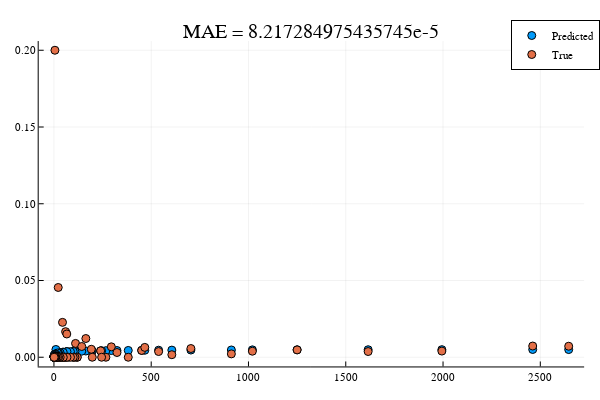

The code cell stored with this chart in its notebook:
### Code cell
getmae(y_pred,df[test,:y_buy],100,true)

### Figure 1 — Plotly figure (JSON) as saved in the notebook; plotly's stock layout.template omitted (floating-point values rounded to 4 significant figures)
{"data": [{"colorbar": {"title": ""}, "legendgroup": "Predicted", "marker": {"color": "rgba(0, 154, 250, 1.000)", "line": {"color": "rgba(0, 0, 0, 1.000)", "width": 1}, "size": 8, "symbol": "circle"}, "mode": "markers", "name": "Predicted", "showlegend": true, "type": "scatter", "x": [2461, 2646, 295, 1020, 912, 1994, 197, 1615, 382, 538, 35, 451, 1250, 119, 467, 606, 192, 111, 100, 60, 120, 164, 267, 143, 1, 324, 50, 15, 704, 2, 54, 14, 66, 75, 240, 7, 11, 58, 44, 108, 44, 17, 245, 63, 29, 99, 45, 85, 14, 36, 11, 19, 67, 28, 18, 10, 26, 7, 1, 48, 2, 26, 9, 4, 32, 3, 5, 14, 9, 24, 4, 13, 2, 22, 1, 5, 3, 13, 1, 18, 10, 10, 4, 6, 6, 6, 1, 1, 5, 6, 1, 2, 1, 2, 1, 1, 1], "xaxis": "x1", "y": [0.005051, 0.005004, 0.004344, 0.004801, 0.004751, 0.004954, 0.004139, 0.004902, 0.004445, 0.004599, 0.002819, 0.004495, 0.004852, 0.00399, 0.004546, 0.004648, 0.004089, 0.003785, 0.003686, 0.003378, 0.003888, 0.00404, 0.004294, 0.003936, 0.001211, 0.004394, 0.003326, 0.002215, 0.004699, 0.0006437, 0.003072, 0.002313, 0.003531, 0.003482, 0.004191, 0.001395, 0.00216, 0.00328, 0.003174, 0.003736, 0.003025, 0.002413, 0.004244, 0.003428, 0.002719, 0.003834, 0.003228, 0.003579, 0.001702, 0.002974, 0.002004, 0.002364, 0.00363, 0.002923, 0.002611, 0.00508, 0.002566, 0.001351, 0.0003033, 0.003123, 0.001159, 0.002519, 0.001504, 0.001648, 0.00287, 0.001101, 0.0013, 0.002261, 0.001905, 0.002668, 0.0001311, 0.001958, 0.0003637, 0.002465, 0.0002027, 0.0009357, 0.001059, 0.001599, 0.0004832, 0.002768, 0.001807, 0.002055, 0.001545, 0.001753, 0.001241, 0.002114, 0.0002124, 0.0009138, 0.0005802, 0.001864, 0.00071, 0.001424, 0.0008395, 0.0009687, 0.0007441, 0.0003414, 8.217e-05], "yaxis": "y1", "zmax": null, "zmin": null}, {"colorbar": {"title": ""}, "legendgroup": "True", "marker": {"color": "rgba(227, 111, 71, 1.000)", "line": {"color": "rgba(0, 0, 0, 1.000)", "width": 1}, "size": 8, "symbol": "circle"}, "mode": "markers", "name": "True", "showlegend": true, "type": "scatter", "x": [2461, 2646, 295, 1020, 912, 1994, 197, 1615, 382, 538, 35, 451, 1250, 119, 467, 606, 192, 111, 100, 60, 120, 164, 267, 143, 1, 324, 50, 15, 704, 2, 54, 14, 66, 75, 240, 7, 11, 58, 44, 108, 44, 17, 245, 63, 29, 99, 45, 85, 14, 36, 11, 19, 67, 28, 18, 10, 26, 7, 1, 48, 2, 26, 9, 4, 32, 3, 5, 14, 9, 24, 4, 13, 2, 22, 1, 5, 3, 13, 1, 18, 10, 10, 4, 6, 6, 6, 1, 1, 5, 6, 1, 2, 1, 2, 1, 1, 1], "xaxis": "x1", "y": [0.007314, 0.007181, 0.00678, 0.003922, 0.002193, 0.004012, 0, 0.003715, 0, 0.003717, 0, 0.004435, 0.0048, 0, 0.006424, 0.00165, 0.005208, 0.009009, 0, 0.01667, 0, 0.0122, 0, 0.006993, 0, 0.003086, 0, 0, 0.005682, 0, 0, 0, 0.01515, 0, 0.004167, 0, 0, 0, 0.02273, 0, 0, 0, 0, 0, 0, 0, 0, 0, 0, 0, 0, 0, 0, 0, 0, 0, 0, 0, 0, 0, 0, 0, 0, 0, 0, 0, 0.2, 0, 0, 0, 0, 0, 0, 0.04545, 0, 0, 0, 0, 0, 0, 0, 0, 0, 0, 0, 0, 0, 0, 0, 0, 0, 0, 0, 0, 0, 0, 0], "yaxis": "y1", "zmax": null, "zmin": null}], "layout": {"annotations": [{"font": {"color": "rgba(0, 0, 0, 1.000)", "family": "sans-serif", "size": 20}, "rotation": 0, "showarrow": false, "text": "MAE = 8.217284975435745e-5", "x": 0.5296, "xanchor": "center", "xref": "paper", "y": 1, "yanchor": "top", "yref": "paper"}], "height": 400, "legend": {"bgcolor": "rgba(255, 255, 255, 1.000)", "bordercolor": "rgba(0, 0, 0, 1.000)", "borderwidth": 1, "font": {"color": "rgba(0, 0, 0, 1.000)", "family": "sans-serif", "size": 11}, "tracegroupgap": 0, "traceorder": "normal", "x": 1.02, "xanchor": "auto", "y": 1, "yanchor": "auto"}, "margin": {"b": 20, "l": 0, "r": 0, "t": 20}, "paper_bgcolor": "rgba(255, 255, 255, 1.000)", "plot_bgcolor": "rgba(255, 255, 255, 1.000)", "showlegend": true, "width": 600, "xaxis": {"anchor": "y1", "domain": [0.06582, 0.9934], "gridcolor": "rgba(0, 0, 0, 0.100)", "gridwidth": 0.5, "linecolor": "rgba(0, 0, 0, 1.000)", "mirror": false, "range": [-78.35, 2725.0], "showgrid": true, "showline": true, "showticklabels": true, "tickangle": 0, "tickcolor": "rgb(0, 0, 0)", "tickfont": {"color": "rgba(0, 0, 0, 1.000)", "family": "sans-serif", "size": 11}, "tickmode": "array", "ticks": "inside", "ticktext": ["0", "500", "1000", "1500", "2000", "2500"], "tickvals": [0, 500, 1000, 1500, 2000, 2500], "title": "", "titlefont": {"color": "rgba(0, 0, 0, 1.000)", "family": "sans-serif", "size": 15}, "type": "-", "visible": true, "zeroline": false, "zerolinecolor": "rgba(0, 0, 0, 1.000)"}, "yaxis": {"anchor": "x1", "domain": [0.03762, 0.9415], "gridcolor": "rgba(0, 0, 0, 0.100)", "gridwidth": 0.5, "linecolor": "rgba(0, 0, 0, 1.000)", "mirror": false, "range": [-0.006, 0.206], "showgrid": true, "showline": true, "showticklabels": true, "tickangle": 0, "tickcolor": "rgb(0, 0, 0)", "tickfont": {"color": "rgba(0, 0, 0, 1.000)", "family": "sans-serif", "size": 11}, "tickmode": "array", "ticks": "inside", "ticktext": ["0.00", "0.05", "0.10", "0.15", "0.20"], "tickvals": [0, 0.05, 0.1, 0.15, 0.2], "title": "", "titlefont": {"color": "rgba(0, 0, 0, 1.000)", "family": "sans-serif", "size": 15}, "type": "-", "visible": true, "zeroline": false, "zerolinecolor": "rgba(0, 0, 0, 1.000)"}}}
